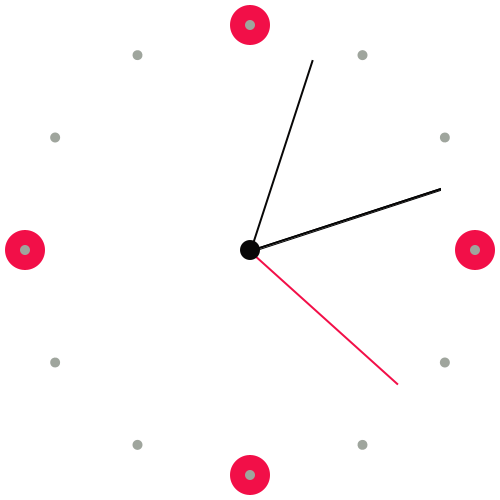
Frame 1 (no input)
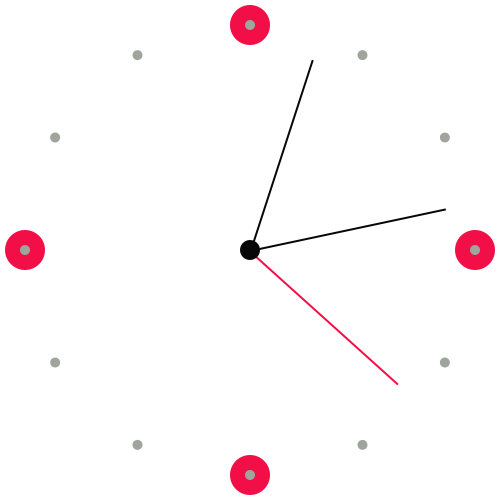
Frame 60 (the mouse pressed at the canvas centre just before this capture)
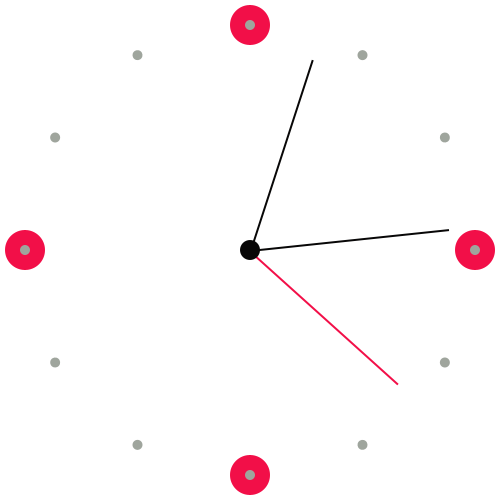
Frame 120 (the mouse held since frame 60 and released just before this capture)

The Processing sketch that drew these frames (run headless with seeded random() and noise(); from frame 60 on, the mouse is pressed at the canvas centre):

// Processing sketch: processing_120121
// ── processing_120121.pde

void setup(){
size(500,500);
}

void draw(){
  background(255);
  translate(width/2, height/2);
  
  float sec = map(second(), 0,60,0,360);
  println(sec);
  pushMatrix();
  rotate(radians(sec)); // Um sec rotieren
  translate(0, -200); // Um Radians verschieben
  fill(#080707);
  rect(0, 0, 2, 200);
  popMatrix();
  
  float min = map(minute(), 0,60,0,360);
  println(min);
  pushMatrix();
  rotate(radians(min));
  translate(0,-200);
  fill(#F20F48);
  noStroke();
  rect(0, 0, 2, 200);
  popMatrix();
  
  float h = map(hour(),0,60,0,360);
  println(h);
  pushMatrix();
  rotate(radians(h));
  translate(0,-200);
  fill(#080707);
  rect(0, 0, 2, 200);
  popMatrix();
  
  ellipse(0,0,20,20);
  
  
  fill(#F20F48);
  ellipse(0,-225,40,40);
  fill(#F20F48);
  ellipse(0,225,40,40);
    fill(#F20F48);
  ellipse(225,0,40,40);
    fill(#F20F48);
  ellipse(-225,0,40,40);
    
  
fill(#9FA59D);
for (int i=0; i<360; i+=30) { // 360 Grad in 20° Schritten
pushMatrix();
rotate(radians(i)); // Um i rotieren
translate(0, 225); // Um Radius verschieben
ellipse(0, 0, 10, 10);
popMatrix();

}
}
